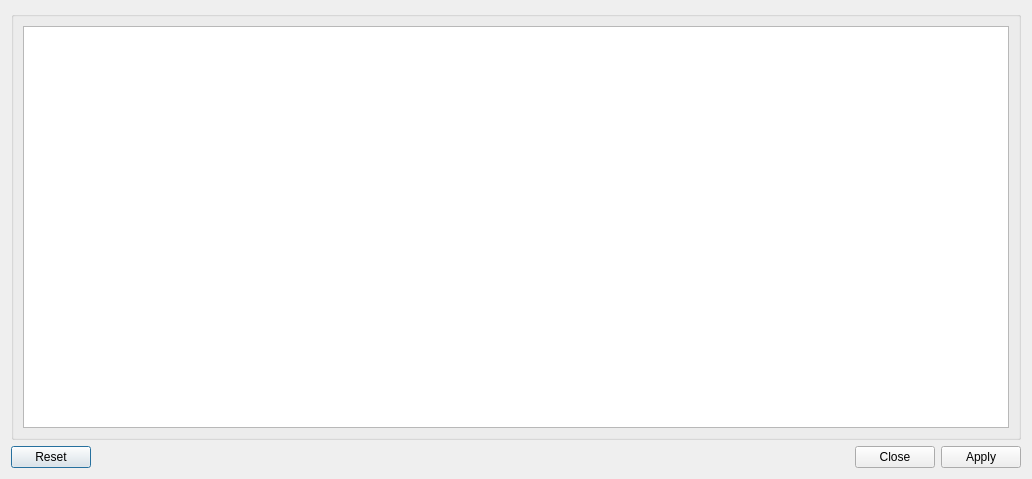
<?xml version="1.0" encoding="UTF-8"?>
<ui version="4.0">
 <class>Dialog</class>
 <widget class="QDialog" name="Dialog">
  <property name="geometry">
   <rect>
    <x>0</x>
    <y>0</y>
    <width>1032</width>
    <height>479</height>
   </rect>
  </property>
  <property name="windowTitle">
   <string>Riepilogo Sopralluoghi</string>
  </property>
  <property name="modal">
   <bool>true</bool>
  </property>
  <layout class="QGridLayout" name="gridLayout_3">
   <item row="0" column="0">
    <widget class="QGroupBox" name="listaSchedeGroup">
     <property name="sizePolicy">
      <sizepolicy hsizetype="Expanding" vsizetype="Expanding">
       <horstretch>0</horstretch>
       <verstretch>0</verstretch>
      </sizepolicy>
     </property>
     <property name="alignment">
      <set>Qt::AlignCenter</set>
     </property>
     <layout class="QGridLayout" name="gridLayout">
      <item row="0" column="0" colspan="2">
       <widget class="QTableWidget" name="attachmentsTableWidget">
        <property name="editTriggers">
         <set>QAbstractItemView::NoEditTriggers</set>
        </property>
        <property name="selectionMode">
         <enum>QAbstractItemView::SingleSelection</enum>
        </property>
        <property name="selectionBehavior">
         <enum>QAbstractItemView::SelectRows</enum>
        </property>
        <attribute name="verticalHeaderVisible">
         <bool>false</bool>
        </attribute>
       </widget>
      </item>
     </layout>
    </widget>
   </item>
   <item row="2" column="0">
    <widget class="QDialogButtonBox" name="buttonBox">
     <property name="sizePolicy">
      <sizepolicy hsizetype="Expanding" vsizetype="Fixed">
       <horstretch>0</horstretch>
       <verstretch>0</verstretch>
      </sizepolicy>
     </property>
     <property name="standardButtons">
      <set>QDialogButtonBox::Apply|QDialogButtonBox::Close|QDialogButtonBox::Reset</set>
     </property>
     <property name="centerButtons">
      <bool>false</bool>
     </property>
    </widget>
   </item>
  </layout>
 </widget>
 <resources/>
 <connections>
  <connection>
   <sender>buttonBox</sender>
   <signal>accepted()</signal>
   <receiver>Dialog</receiver>
   <slot>accept()</slot>
   <hints>
    <hint type="sourcelabel">
     <x>248</x>
     <y>254</y>
    </hint>
    <hint type="destinationlabel">
     <x>157</x>
     <y>274</y>
    </hint>
   </hints>
  </connection>
  <connection>
   <sender>buttonBox</sender>
   <signal>rejected()</signal>
   <receiver>Dialog</receiver>
   <slot>reject()</slot>
   <hints>
    <hint type="sourcelabel">
     <x>316</x>
     <y>260</y>
    </hint>
    <hint type="destinationlabel">
     <x>286</x>
     <y>274</y>
    </hint>
   </hints>
  </connection>
 </connections>
</ui>
